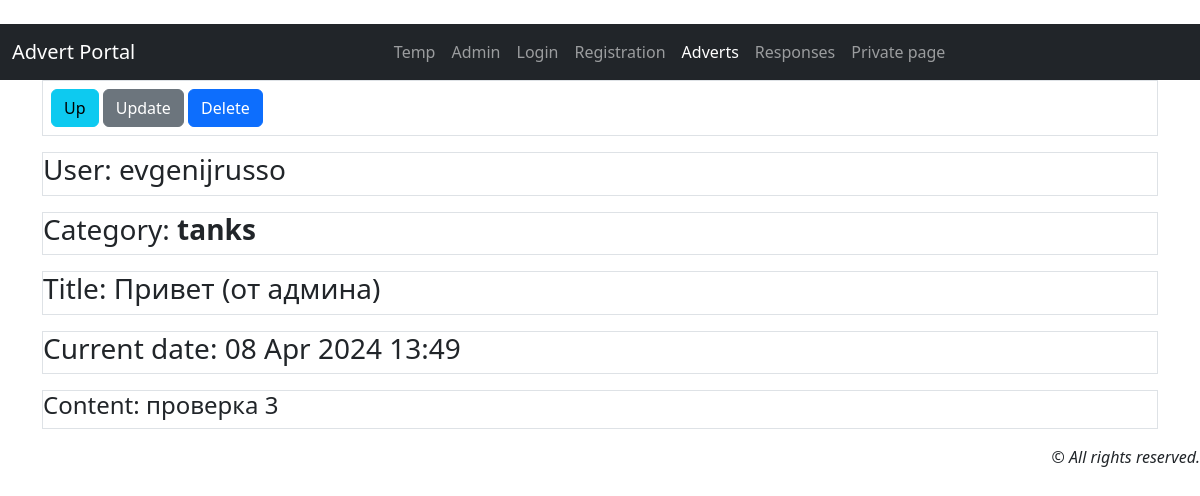
/callboard/20, run on the app's committed database.
### callboard/models.py (models this page shows, shortened)
class Advert(models.Model):
    user = models.ForeignKey(
        settings.AUTH_USER_MODEL, on_delete=models.PROTECT,
        verbose_name='Author of the ad', related_name='adverts',
    )
    category = models.CharField(_('Category'), max_length=20, choices=CATEGORY)
    title = models.CharField(_('Title'), max_length=100)
    content = models.TextField(_('Description'))  # Описание
    created = models.DateTimeField(auto_now_add=True, verbose_name='Created data')
    file = models.FileField("File", upload_to="files/", blank=True, null=True)
    class Meta:
        verbose_name = _('Advert')
        verbose_name_plural = _('Advert')
        ordering = ['-created']

class User(AbstractUser):
    code = models.CharField(max_length=15, blank=True, null=True, verbose_name=_('Code'))  # доп. поле для user

### callboard/views/advert.py (the view)
# urls.py: path('callboard/<int:pk>', AdvertDetail.as_view(), name='advert_detail'),
class AdvertDetail(DetailView):
    model = Advert
    template_name = 'callboard/advert_detail.html'
    context_object_name = 'advert'
    def get_context_data(self, **kwargs):
        context = super().get_context_data(**kwargs)
        context['title'] = 'Advert'
        return context

### callboard/templates/callboard/advert_detail.html (shortened to what this page needs)
{% extends 'default.html' %}
{% load i18n %}
{% block content %}
<div class="container d-grid gap-3">
    <div class="p-2 border">
    <a class="btn btn-info" type="button" href="/callboard/">{% trans "Up" %}</a>
    <a class="btn btn-secondary" href="{% url 'advert_update' advert.pk %}" role="button">{% trans "Update" %}</a>
    <a class="btn btn-primary"   href="/callboard/delete/{{ advert.pk }}" role="button">{% trans "Delete" %}</a>
    </div>
    <div class="p2 border"><h3>{% trans "User" %}: {{ advert.user.username }}</h3></div>
    <div class="p2 border"><h3>{% trans "Category" %}: <strong>{{ advert.category }}</strong></h3></div>
    <div class="p2 border"><h3>{% trans "Title" %}: {{ advert.title }}</h3></div>
    <div class="p2 border"><h3> {% trans "Current date" %}: {{ advert.created|date:'d M Y'}} {{advert.created|time:"H:i"}}</h3></div>
    <div class="p2 border"><h4 class="text-lg-left">{% trans "Content" %}:  {{ advert.content }}</h4></div>
</div>
{% endblock content %}

### callboard/static/callboard/css/styles.css (style rules this page uses)
:root, [data-bs-theme=light] { --bs-blue: #0d6efd; --bs-indigo: #6610f2; --bs-purple: #6f42c1; --bs-pink: #d63384; --bs-red: #dc3545; --bs-orange: #fd7e14; --bs-yellow: #ffc107; --bs-green: #198754; --bs-teal: #20c997; --bs-cyan: #0dcaf0; --bs-black: #000; --bs-white: #fff; --bs-gray: #6c757d; --bs-gray-dark: #343a40; --bs-gray-100: #f8f9fa; --bs-gray-200: #e9ecef; --bs-gray-300: #dee2e6; --bs-gray-400: #ced4da; --bs-gray-500: #adb5bd; --bs-gray-600: #6c757d; --bs-gray-700: #495057; --bs-gray-800: #343a40; --bs-gray-900: #212529; --bs-primary: #0d6efd; --bs-secondary: #6c757d; --bs-success: #198754; --bs-info: #0dcaf0; --bs-warning: #ffc107; --bs-danger: #dc3545; --bs-light: #f8f9fa; --bs-dark: #212529; --bs-primary-rgb: 13, 110, 253; --bs-secondary-rgb: 108, 117, 125; --bs-success-rgb: 25, 135, 84; --bs-info-rgb: 13, 202, 240; --bs-warning-rgb: 255, 193, 7; --bs-danger-rgb: 220, 53, 69; --bs-light-rgb: 248, 249, 250; --bs-dark-rgb: 33, 37, 41; --bs-primary-text-emphasis: #052c65; --bs-secondary-text-emphasis: #2b2f32; --bs-success-text-emphasis: #0a3622; --bs-info-text-emphasis: #055160; --bs-warning-text-emphasis: #664d03; --bs-danger-text-emphasis: #58151c; --bs-light-text-emphasis: #495057; --bs-dark-text-emphasis: #495057; --bs-primary-bg-subtle: #cfe2ff; --bs-secondary-bg-subtle: #e2e3e5; --bs-success-bg-subtle: #d1e7dd; --bs-info-bg-subtle: #cff4fc; --bs-warning-bg-subtle: #fff3cd; --bs-danger-bg-subtle: #f8d7da; --bs-light-bg-subtle: #fcfcfd; --bs-dark-bg-subtle: #ced4da; --bs-primary-border-subtle: #9ec5fe; --bs-secondary-border-subtle: #c4c8cb; --bs-success-border-subtle: #a3cfbb; --bs-info-border-subtle: #9eeaf9; --bs-warning-border-subtle: #ffe69c; --bs-danger-border-subtle: #f1aeb5; --bs-light-border-subtle: #e9ecef; --bs-dark-border-subtle: #adb5bd; --bs-white-rgb: 255, 255, 255; --bs-black-rgb: 0, 0, 0; --bs-font-sans-serif: system-ui, -apple-system, "Segoe UI", Roboto, "Helvetica Neue", "Noto Sans", "Liberation Sans", Arial, sans-serif, "Apple Color Emoji", "Segoe UI Emoji", "Segoe UI Symbol", "Noto Color Emoji"; --bs-font-monospace: SFMono-Regular, Menlo, Monaco, Consolas, "Liberation Mono", "Courier New", monospace; --bs-gradient: linear-gradient(180deg, rgba(255, 255, 255, 0.15), rgba(255, 255, 255, 0)); --bs-body-font-family: var(--bs-font-sans-serif); --bs-body-font-size: 1rem; --bs-body-font-weight: 400; --bs-body-line-height: 1.5; --bs-body-color: #212529; --bs-body-color-rgb: 33, 37, 41; --bs-body-bg: #fff; --bs-body-bg-rgb: 255, 255, 255; --bs-emphasis-color: #000; --bs-emphasis-color-rgb: 0, 0, 0; --bs-secondary-color: rgba(33, 37, 41, 0.75); --bs-secondary-color-rgb: 33, 37, 41; --bs-secondary-bg: #e9ecef; --bs-secondary-bg-rgb: 233, 236, 239; --bs-tertiary-color: rgba(33, 37, 41, 0.5); --bs-tertiary-color-rgb: 33, 37, 41; --bs-tertiary-bg: #f8f9fa; --bs-tertiary-bg-rgb: 248, 249, 250; --bs-heading-color: inherit; --bs-link-color: #0d6efd; --bs-link-color-rgb: 13, 110, 253; --bs-link-decoration: underline; --bs-link-hover-color: #0a58ca; --bs-link-hover-color-rgb: 10, 88, 202; --bs-code-color: #d63384; --bs-highlight-color: #212529; --bs-highlight-bg: #fff3cd; --bs-border-width: 1px; --bs-border-style: solid; --bs-border-color: #dee2e6; --bs-border-color-translucent: rgba(0, 0, 0, 0.175); --bs-border-radius: 0.375rem; --bs-border-radius-sm: 0.25rem; --bs-border-radius-lg: 0.5rem; --bs-border-radius-xl: 1rem; --bs-border-radius-xxl: 2rem; --bs-border-radius-2xl: var(--bs-border-radius-xxl); --bs-border-radius-pill: 50rem; --bs-box-shadow: 0 0.5rem 1rem rgba(0, 0, 0, 0.15); --bs-box-shadow-sm: 0 0.125rem 0.25rem rgba(0, 0, 0, 0.075); --bs-box-shadow-lg: 0 1rem 3rem rgba(0, 0, 0, 0.175); --bs-box-shadow-inset: inset 0 1px 2px rgba(0, 0, 0, 0.075); --bs-focus-ring-width: 0.25rem; --bs-focus-ring-opacity: 0.25; --bs-focus-ring-color: rgba(13, 110, 253, 0.25); --bs-form-valid-color: #198754; --bs-form-valid-border-color: #198754; --bs-form-invalid-color: #dc3545; --bs-form-invalid-border-color: #dc3545; }

### data on the page
Advert: user.username "evgenijrusso", category "tanks", title "Привет (от админа)", created "08 Apr 2024", created "13:49", content "проверка 3"
